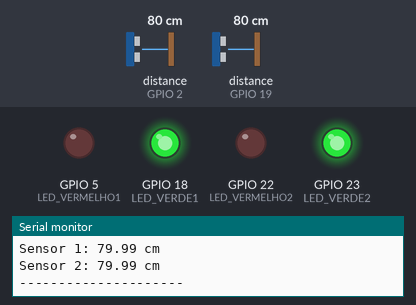
Simulated run of this sketch. Board: ESP32. Parts: output pins drawn as LEDs (lit = HIGH), the last lines printed to the serial monitor. Wiring (inferred from the names in the program): 2 × ultrasonic range finder: trigger GPIO 4, echo GPIO 2 / trigger GPIO 21, echo GPIO 19. Inputs (shaded band) come from the test bench; at power-on: distance to the obstacle (sensors on GPIO 2, GPIO 19) 80 cm. The echo pulse lasts 58.3 µs per cm; WiFi joins after 1.5 s; servers stay silent unless stated; no MQTT or app messages arrive unless stated; pins used as bus, display or sensor lines are not drawn.

Above: at 2.7 s.
2.8 s: distance to the obstacle (sensor on GPIO 2) set to 12 cm
4.3 s: distance to the obstacle (sensor on GPIO 2) set to 9 cm
At 5.8 s:
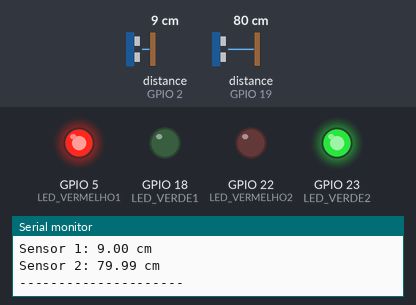
6.1 s: distance to the obstacle (sensor on GPIO 19) set to 12 cm
7.6 s: distance to the obstacle (sensor on GPIO 19) set to 9 cm
At 8.0 s:
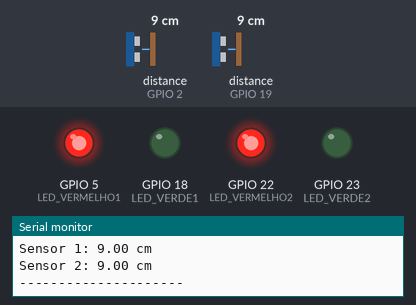
9.1 s: distance to the obstacle (sensor on GPIO 2) set to 18 cm
At 9.6 s:
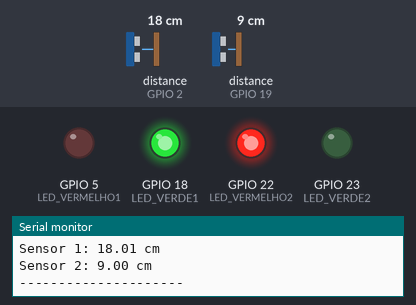
10.6 s: distance to the obstacle (sensor on GPIO 2) set to 2 cm
At 11.1 s:
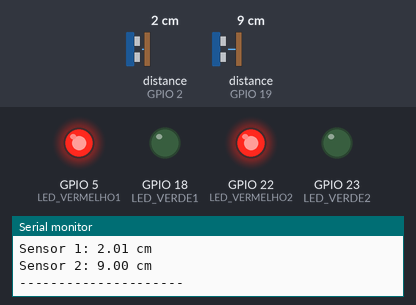
Timing chart, 0 to 13.1 s (numbered marks = the images above; inputs shaded):
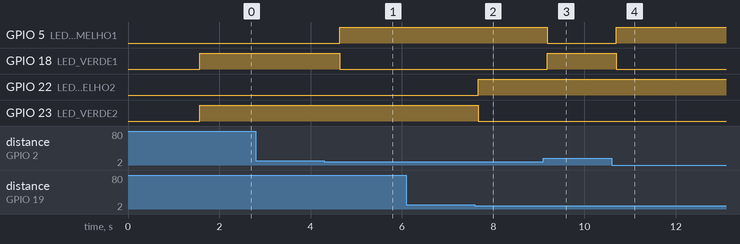

The sketch:

codigo5.ino
```cpp
//---Codigo 5: conectando no wifi---//

#include <WiFi.h>
#include <PubSubClient.h>

//----------- WIFI ------------
const char* ssid = "TP-Link_A1AD";
const char* password = "85414471";

//----------- MQTT ------------
const char* mqtt_server = "test.mosquitto.org";

WiFiClient espClient;
PubSubClient client(espClient);

//------------ SENSOR 1 ------------------
const int TRIG1 = 4;
const int ECHO1 = 2;
const int LED_VERMELHO1 = 5;
const int LED_VERDE1   = 18;

//------------ SENSOR 2 ------------------
const int TRIG2 = 21;
const int ECHO2 = 19;
const int LED_VERMELHO2 = 22;
const int LED_VERDE2   = 23;

//------ funções ----------
void setup_wifi() {
  delay(10);
  Serial.println();
  Serial.print("Conectando ao WiFi: ");
  Serial.println(ssid);

  WiFi.begin(ssid, password);

  while (WiFi.status() != WL_CONNECTED) {
    delay(500);
    Serial.print(".");
  }

  Serial.println("");
  Serial.println("WiFi conectado!");
  Serial.print("IP: ");
  Serial.println(WiFi.localIP());
}

void reconnect() {
  while (!client.connected()) {
    Serial.print("Conectando ao MQTT... ");
    if (client.connect("RafaParkESP32")) {
      Serial.println("Conectado!");
    } else {
      Serial.print("falhou (");
      Serial.print(client.state());
      Serial.println("). Tentando de novo em 2s...");
      delay(2000);
    }
  }
}

float medirDistancia(int trig, int echo) {
  digitalWrite(trig, LOW);
  delayMicroseconds(2);
  digitalWrite(trig, HIGH);
  delayMicroseconds(10);
  digitalWrite(trig, LOW);

  long duracao = pulseIn(echo, HIGH);
  float distancia = (duracao * 0.0343) / 2;
  return distancia;
}

//---------- SETUP ----------
void setup() {
  Serial.begin(9600);

  setup_wifi();
  client.setServer(mqtt_server, 1883);

  pinMode(TRIG1, OUTPUT);
  pinMode(ECHO1, INPUT);
  pinMode(LED_VERMELHO1, OUTPUT);
  pinMode(LED_VERDE1, OUTPUT);

  pinMode(TRIG2, OUTPUT);
  pinMode(ECHO2, INPUT);
  pinMode(LED_VERMELHO2, OUTPUT);
  pinMode(LED_VERDE2, OUTPUT);
}

//---------- LOOP ----------
void loop() {
  if (!client.connected()) {
    reconnect();
  }
  client.loop();

  //---- Sensor 1 ----
  float dist1 = medirDistancia(TRIG1, ECHO1);
  bool vaga1 = (dist1 <= 10 && dist1 > 0); // true = ocupada

  Serial.print("Sensor 1: ");
  Serial.print(dist1);
  Serial.println(" cm");

  digitalWrite(LED_VERMELHO1, vaga1 ? HIGH : LOW);
  digitalWrite(LED_VERDE1, vaga1 ? LOW : HIGH);

  // PUBLICA MQTT
  client.publish("rafapark/vaga1", vaga1 ? "1" : "0");

  //---- Sensor 2 ----
  float dist2 = medirDistancia(TRIG2, ECHO2);
  bool vaga2 = (dist2 <= 10 && dist2 > 0);

  Serial.print("Sensor 2: ");
  Serial.print(dist2);
  Serial.println(" cm");

  digitalWrite(LED_VERMELHO2, vaga2 ? HIGH : LOW);
  digitalWrite(LED_VERDE2, vaga2 ? LOW : HIGH);

  //PUBLICA MQTT
  client.publish("rafapark/vaga2", vaga2 ? "1" : "0");

  Serial.println("---------------------");
  delay(500);
}
```

Measured:
- the behaviour switches between 11 and 10 cm on distance to the obstacle (sensor on GPIO 2) (found by bisection; images 0 and 1)
- the behaviour switches between 11 and 10 cm on distance to the obstacle (sensor on GPIO 19) (found by bisection; images 1 and 2)
- after the input at 4.3 s, GPIO 5 (LED_VERMELHO1): LOW → HIGH after 0.33 s; GPIO 18 (LED_VERDE1): HIGH → LOW after 0.33 s
- after the input at 7.6 s, GPIO 22 (LED_VERMELHO2): LOW → HIGH after 0.07 s; GPIO 23 (LED_VERDE2): HIGH → LOW after 0.07 s
- after the input at 9.1 s, GPIO 5 (LED_VERMELHO1): HIGH → LOW after 0.08 s; GPIO 18 (LED_VERDE1): LOW → HIGH after 0.08 s
- after the input at 10.6 s, GPIO 5 (LED_VERMELHO1): LOW → HIGH after 0.09 s; GPIO 18 (LED_VERDE1): HIGH → LOW after 0.09 s
